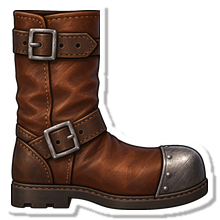
#> input picture art/gear/boots_advanced.png, 220 x 220 px
$ python -i build_gear_art.py   (imports and definitions only)
#> lines starting #> are read from the running program, lines starting #| are printed output that depends on the picture; after the words box and inside, x2 and y2 are one past the last pixel; in counts of white or black regions, pixels touching at a corner belong together
#> further down, picture is the input picture: PIL image 220x220 RGBA; mean R, G, B, A 67.5, 53, 46.7, 149.5
"""Monta las texturas de las piezas del inventario en rejilla (spec del inventario, apartado 9.5).

Cada pieza sale de una imagen ilustrada (las pegatinas de la franja o los iconos de los objetos): se recorta,
se gira, se escala a su forma (110 px de pantalla por casilla) y se enmascara a sus casillas, con el borde
blanco de pegatina horneado. La textura queda en el giro 0 de `shape_cells`; el juego la gira en los otros 3.

Uso:
    python tools/gear_art/build_gear_art.py                 # todas las piezas de pieces/
    python tools/gear_art/build_gear_art.py sword_masterwork
    python tools/gear_art/build_gear_art.py --preview=<carpeta> sword_masterwork   # y su hoja de revisión
    python tools/gear_art/build_gear_art.py --pieces=tools/gear_art/futuras --preview=<carpeta>   # piezas que aún no están en el juego

Las rutas de origen se buscan en SOURCE_DIRS, en orden: los originales viven en el repositorio de assets.
"""
from __future__ import annotations

import importlib.util
import json
import sys
from pathlib import Path

from PIL import Image, ImageChops, ImageFilter

ROOT = Path(__file__).resolve().parents[2]
OUT_DIR = ROOT / "art" / "gear"
CELL = 110  # px de pantalla por casilla (GearGridView.CELL)
OUTLINE = 5  # grosor del borde blanco, en px
SHADOW = 3  # desplazamiento de la sombra, en px
PAD = OUTLINE + SHADOW + 2  # margen hasta el borde de la caja: el borde y la sombra no se cortan

SOURCE_DIRS = [
    Path(__file__).resolve().parent / "sources",  # imágenes hechas para una pieza (ChatGPT sobre su plantilla)
    ROOT / "art" / "assets" / "Stickers" / "originales",
    ROOT / "art" / "assets" / "Imagenes" / "Items",
    Path("D:/Proyectos/PetJam/.claude/worktrees/kind-robinson-8996cf/art/assets/Stickers/originales"),
]

PIECES_DIR = Path(__file__).resolve().parent / "pieces"

# Una pieza por fichero, pieces/<item_id>.json (así cada pieza se trabaja por separado):
#   source: fichero de imagen (en SOURCE_DIRS)
#   cells: casillas de la forma en el giro 0, como shape_cells de data/items/<id>.tres
#   crop: [x0, y0, x1, y1] opcional sobre el original, antes de girar; por defecto, lo opaco
#   flip: true lo voltea en horizontal (después de recortar)
#   rotate: grados en sentido antihorario que se gira antes de encajarlo (PIL)
#   fit: "contain" (cabe entera en la caja) o "cover" (llena la caja y la máscara recorta lo que sobra)
#   scale, offset: ajuste fino del tamaño (factor) y de la posición (px) dentro de la caja
#   white_bg: quita el fondo blanco liso (las imágenes hechas en ChatGPT sobre la plantilla de la pieza)
#   strip_border: quita el borde blanco del original (por defecto, en los iconos de Imagenes/Items, que lo traen)
#   mask: true recorta a las casillas de la forma (formas en T o L); en un rectángulo no hace falta
# Si existe pieces/<item_id>.py con `prepare(img) -> img`, se aplica al original antes de recortarlo: para
# borrar o mover partes de la imagen cuando las opciones no bastan.


def load_piece(item_id: str) -> dict:
    return json.loads((PIECES_DIR / f"{item_id}.json").read_text(encoding="utf-8"))


def all_pieces() -> list[str]:
    return sorted(p.stem for p in PIECES_DIR.glob("*.json"))


# [6 lines left out: function find_source, not called in this run]


def box_of(cells: list[tuple[int, int]]) -> tuple[int, int]:
    return max(c[0] for c in cells) + 1, max(c[1] for c in cells) + 1


# [49 lines left out: functions cell_mask, sticker, strip_white_border, not called in this run]


def remove_white_bg(img: Image.Image) -> Image.Image:
    """Quita el fondo blanco liso de las imágenes hechas en ChatGPT: el blanco que toca el borde de la imagen y los
    huecos blancos grandes encerrados (el agujero de un aro, entre la cuerda y el arco). Los brillos blancos del
    dibujo son pequeños y se quedan."""
    import numpy as np
    from scipy import ndimage
    a = np.array(img.convert("RGBA"))
    white = a[..., :3].astype(int).min(axis=2) > 235
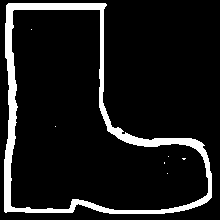
#> white: shape (220, 220) bool; 9.8% white; 7 white regions (6 under 20 px), largest, box (x1, y1, x2, y2) and area: (4, 3, 212, 214) 4744
    lab, _ = ndimage.label(white)
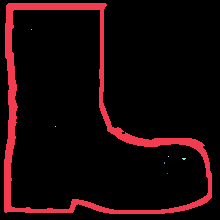
#> lab: shape (220, 220) int32; 8 distinct labels, from 0 to 7; one colour per label, 0 black
    edge = np.unique(np.concatenate([lab[0], lab[-1], lab[:, 0], lab[:, -1]]))
#> edge = [0]
    sizes = np.bincount(lab.ravel())
#> sizes = [43644, 4744, 1, 1, 1, 6, 2, 1]
    big = np.nonzero(sizes > white.size * 0.004)[0]  # huecos de más del 0,4 % de la imagen
#> big = [0, 1]
    holes = np.union1d(edge, big)
#> holes = [0, 1]
    bg = ndimage.binary_dilation(np.isin(lab, holes[holes > 0]), iterations=1)  # el halo claro del recorte
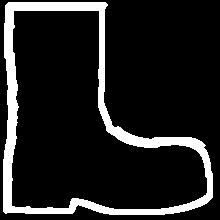
#> bg: shape (220, 220) bool; 13% white; 1 white region, box (x1, y1, x2, y2) and area: (3, 2, 213, 215) 6274
    a[..., 3] = np.where(bg, 0, a[..., 3])
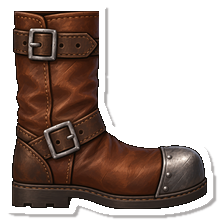
#> a: shape (220, 220, 4); 12.13% of pixels changed, all inside (x1, y1, x2, y2) = (4, 3, 213, 215); transparent parts drawn white
    return Image.fromarray(a)


def opaque_box(img: Image.Image) -> tuple[int, int, int, int]:
    """Caja de lo opaco de verdad: los originales traen halos casi transparentes que inflan getbbox."""
    return img.getchannel("A").point(lambda v: 255 if v > 40 else 0).getbbox()


# [85 lines left out: functions build, preview, main, not called in this run]


# [2 lines not run here, left out]

>>> from PIL import Image
>>> picture = Image.open('../../art/gear/boots_advanced.png')
>>> result = remove_white_bg(picture)
